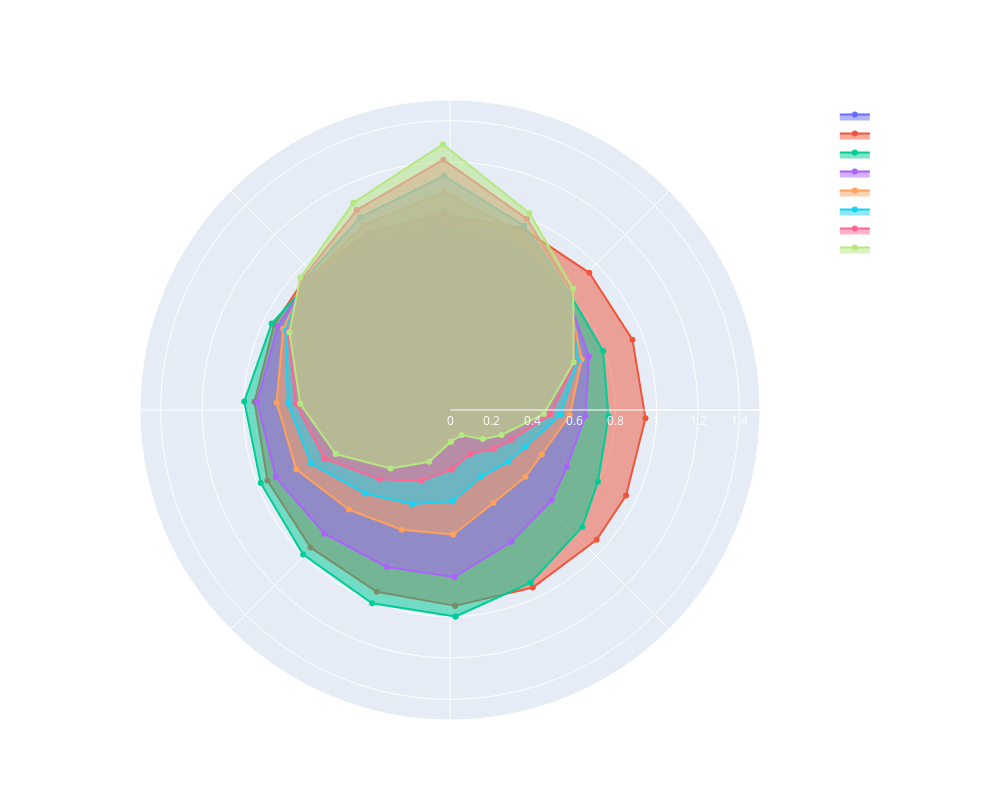

Notebook code cell kept with this figure:
### Code cell
# Plotting
fig_scf = go.Figure()
positions = sorted(list(set(df_scf.z)))
pos = 25

for inc in range(0, 71, 10):

    while inc in bad_incs:
        inc += 1
    
    # Extrat specific positinos
    df_plot = df_scf[(df_scf.inc==inc) & (df_scf.z==positions[pos])]
    df_plot = df_plot.append(df_plot.iloc[0]).reset_index()

    # Find curvature
    curv = df_plot.curv.iloc[0]

    # Plot
    fig_scf.add_trace(go.Scatterpolar(r=df_plot['scf'],
                                  theta=df_plot['theta'],
                                  fill='toself',
                                  name=f'Curvature {curv:.2f} ({inc})'
                                  ))

fig_scf.update_layout(
    polar=dict(
        radialaxis=dict(
            visible=True,
            range=[0, 1.5]
        )),
    showlegend=True
)


fig_scf.update_layout(title=f'Stress correction factor @ {positions[pos]} mm',
                      autosize=False,
                      font=dict(color='white'),
                      width=1000, height=800)

fig_scf.show()

### Figure 1 — Plotly figure (JSON) as saved in the notebook; plotly's stock layout.template omitted (floating-point values rounded to 4 significant figures)
{"data": [{"fill": "toself", "name": "Curvature 0.00 (0)", "r": [0, 0, 0, 0, 0, 0, 0, 0, 0, 0, 0, 0, 0, 0, 0, 0, 0], "theta": [-88.48, -65.0, -41.52, -25.87, -2.39, 21.09, 44.57, 68.05, 91.52, 115.0, 138.5, 154.1, 177.6, 201.1, 224.6, 248.0, -88.48], "type": "scatterpolar"}, {"fill": "toself", "name": "Curvature 0.00 (10)", "r": [0.9481, 0.9478, 0.9475, 0.9469, 0.9466, 0.9463, 0.946, 0.9461, 0.946, 0.9459, 0.946, 0.9461, 0.9466, 0.947, 0.9475, 0.948, 0.9481], "theta": [-88.48, -65.0, -41.52, -25.87, -2.39, 21.09, 44.57, 68.05, 91.52, 115.0, 138.5, 154.1, 177.6, 201.1, 224.6, 248.0, -88.48], "type": "scatterpolar"}, {"fill": "toself", "name": "Curvature 0.01 (20)", "r": [0.9994, 0.9221, 0.8546, 0.7951, 0.7676, 0.794, 0.8092, 0.835, 0.8786, 0.8889, 0.9193, 0.9591, 0.9965, 0.9817, 0.9972, 1.008, 0.9994], "theta": [-88.48, -65.0, -41.52, -25.87, -2.39, 21.09, 44.57, 68.05, 91.52, 115.0, 138.5, 154.1, 177.6, 201.1, 224.6, 248.0, -88.48], "type": "scatterpolar"}, {"fill": "toself", "name": "Curvature 0.03 (30)", "r": [0.8083, 0.7031, 0.6577, 0.6287, 0.6561, 0.72, 0.7941, 0.8699, 0.9647, 0.9364, 0.9271, 0.9267, 0.9347, 0.9033, 0.8527, 0.8189, 0.8083], "theta": [-88.48, -65.0, -41.52, -25.87, -2.39, 21.09, 44.57, 68.05, 91.52, 115.0, 138.5, 154.1, 177.6, 201.1, 224.6, 248.0, -88.48], "type": "scatterpolar"}, {"fill": "toself", "name": "Curvature 0.05 (41)", "r": [0.6024, 0.4962, 0.4876, 0.4935, 0.5806, 0.6832, 0.7987, 0.9222, 1.056, 0.9879, 0.9349, 0.8971, 0.8396, 0.7976, 0.6866, 0.6245, 0.6024], "theta": [-88.48, -65.0, -41.52, -25.87, -2.39, 21.09, 44.57, 68.05, 91.52, 115.0, 138.5, 154.1, 177.6, 201.1, 224.6, 248.0, -88.48], "type": "scatterpolar"}, {"fill": "toself", "name": "Curvature 0.06 (50)", "r": [0.4419, 0.3567, 0.3776, 0.4066, 0.5351, 0.6639, 0.8081, 0.9608, 1.134, 1.029, 0.9469, 0.883, 0.7858, 0.7208, 0.5754, 0.4899, 0.4419], "theta": [-88.48, -65.0, -41.52, -25.87, -2.39, 21.09, 44.57, 68.05, 91.52, 115.0, 138.5, 154.1, 177.6, 201.1, 224.6, 248.0, -88.48], "type": "scatterpolar"}, {"fill": "toself", "name": "Curvature 0.08 (60)", "r": [0.2884, 0.2343, 0.2841, 0.3307, 0.4877, 0.65, 0.8253, 0.9966, 1.212, 1.068, 0.9574, 0.8711, 0.7474, 0.6521, 0.4784, 0.3689, 0.2884], "theta": [-88.48, -65.0, -41.52, -25.87, -2.39, 21.09, 44.57, 68.05, 91.52, 115.0, 138.5, 154.1, 177.6, 201.1, 224.6, 248.0, -88.48], "type": "scatterpolar"}, {"fill": "toself", "name": "Curvature 0.10 (70)", "r": [0.1534, 0.134, 0.2126, 0.2774, 0.4546, 0.6416, 0.8367, 1.027, 1.286, 1.106, 0.967, 0.8636, 0.7254, 0.5927, 0.4032, 0.2705, 0.1534], "theta": [-88.48, -65.0, -41.52, -25.87, -2.39, 21.09, 44.57, 68.05, 91.52, 115.0, 138.5, 154.1, 177.6, 201.1, 224.6, 248.0, -88.48], "type": "scatterpolar"}], "layout": {"autosize": false, "font": {"color": "white"}, "height": 800, "polar": {"radialaxis": {"range": [0, 1.5], "visible": true}}, "showlegend": true, "title": {"text": "Stress correction factor @ 1426 mm"}, "width": 1000}}
